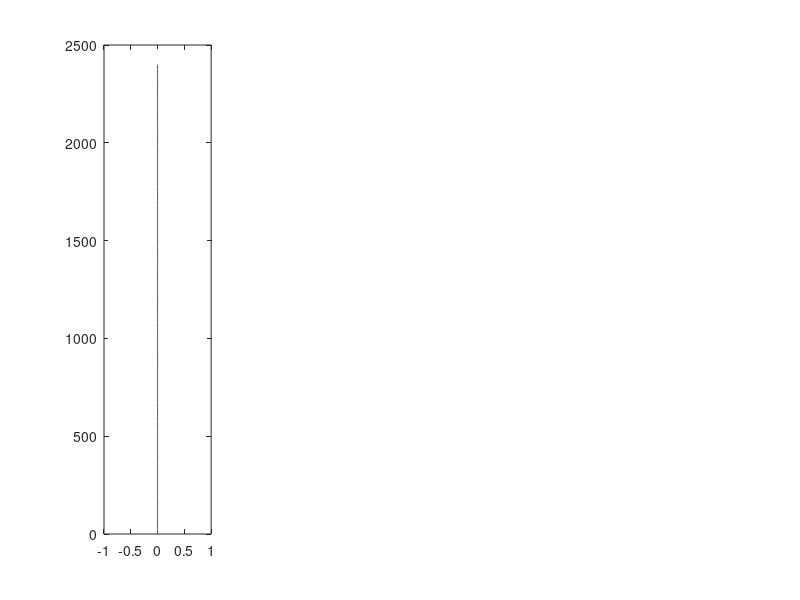

This chart was generated by the following MATLAB code: (Note: this script raises an error after producing the figure.)
% Script to solve coupled ice shell thermal and stress evolution
% This version of the code is meant to reproduce Nimmo (2004) - Volume
% change effect. The basic idea is that the ice shell begins as 2.4 km
% thick and with a temperature evolution given by the stefan solution.
% I was basically unable to reproduce Nimmo's results
%
%
% Max Rudolph, March 19, 2020
clear;
close all;

% Numerical parameters
nr = 101; % number of grid points
relaxation_parameter=.05; % used in nonlinear loop.
maxiter=300;
% Define physical constants and parameters
% Physical constants
seconds_in_year = 3.1558e7;
R=8.314e-3;     % in kJ/mol/K
% Boundary conditions and internal heating
H=0; % internal heating rate.
Tb=270;
Ts=100;
Ro = 1500*1000;             % outer radius of ice shell (m)
initial_thickness = 2400;
Ri = Ro-initial_thickness;         % inner radius of ice shell (m)
Rc = 1.60e5;             % core radius (m)
% Elastic and Viscous properties
E = 5e9;        % shear modulus of ice (Pa)
nu = 0.3;      % Poisson ratio of ice (-)
beta_w = 4e-10; % Compressibility of water (1/Pa)
alpha_l = 1e-4*0; % coefficient of linear thermal expansion ( alpha_v/3 ) (1/K)
rho_i=900;      % density of ice (kg/m^3)
rho_w=1000;     % density of water (kg/m^3)
Q=40;           % activation energy, kJ/mol, Nimmo 2004 (kJ/mol)
mub=1e15;       % basal viscosity (Pa-s)
mu = @(T) mub*exp(Q*(Tb-T)/R/Tb./T); % function to evaluate viscosity in Pa-s given T
% Thermal properties
Cp = 2100; %heat capacity of ice J/kg/K
Lf = 334*1000; % latent heat of fusion (J/kg)
kappa = 1e-6;% m/s/s
k=kappa*rho_i*Cp;

% Benchmark-specific things
% temperature solution
lam1 = 0.65;
cooling_age = @(zm) (zm/2/lam1)^2/kappa;
initial_cooling_age = cooling_age(initial_thickness);
zm = @(t) 2*lam1*sqrt(kappa*t);
dTdt = @(z,t) -(Tb-Ts)/erf(lam1)*exp(-z.^2/4/kappa/t).*z/(2*sqrt(pi*kappa*t^3));
stefan_T = @(z,t)  erf( (z)/2./sqrt(kappa*t) )/erf(lam1)*(Tb-Ts)+Ts

% calculate maxwell time at 100, 270
fprintf('Maxwell time at surface, base %.2e %.2e\n',mu(100)/E,mu(Tb)/E);
fprintf('Thermal diffusion timescale %.2e\n',(4e4)^2/kappa);
% set end time and grid resolution
t_end = 90e6*seconds_in_year;
% dt = 1e4*seconds_in_year; % time step in seconds
dtmax = 1e4*seconds_in_year;
dtmin = seconds_in_year;
% dt1 = 3600; % size of first timestep
% times = logspace(log10(dt1),log10(t_end+dt1),1e4)-dt1;
plot_interval = t_end;
save_interval = 1e5*seconds_in_year;
save_depths = [0 1 2 3 5]*1000;
nsave = ceil(t_end/save_interval) + 1; nsave_depths = length(save_depths);
sigma_t_store = zeros(nsave_depths,nsave);

% set up the grid
grid_r = linspace(Ri,Ro,nr); % set up the grid

% initialize solution vectors (IC)
sigma_r_last = zeros(nr,1); % initial stresses
sigma_t_last = zeros(nr,1); % initial stresses
T_last = linspace(Tb,Ts,nr)';
% stefan initial condition
eta = (Ro-grid_r)/2/sqrt(kappa*initial_cooling_age);
theta = erf(eta)/erf(lam1);
T_last(:) = theta*(Tb-Ts)+Ts;
% initialize with a stefan solution corresponding to initial thickness
er_last = zeros(nr,1); % strains
et_last = zeros(nr,1);
ur_last = zeros(nr,1);      % displacement
z_last = 0; % total amount of thickening
Pex_last = 0; %initial overpressure

% Set up plot
hf2=figure();

plot_times = [0.0 0.8 1.6 3.2 6.4 12 24 46 90]*1e6*seconds_in_year; iplot=2;
hf=figure(2);
subplot(1,4,1); % sigma_r and sigma_t
h=plot(sigma_r_last,Ro-grid_r); hold on;
plot(sigma_r_last,Ro-grid_r,'--','Color',h.Color);
% h=legend('\sigma_r','\sigma_t','Interpreter','tex'); h.AutoUpdate=false;
title('Stress (Pa)','Interpreter','tex');
ylabel('r (m)');
set(gca,'YDir','reverse');
subplot(1,4,2); % e_r and e_t
h=plot( sigma_r_last,Ro-grid_r); hold on;
plot( sigma_r_last,Ro-grid_r,'--','Color',h.Color); hold on;
% h=legend('r','t'); h.AutoUpdate=false;
title('Strain (-)','Interpreter','tex');
set(gca,'YDir','reverse');
subplot(1,4,3); % temperature
plot(T_last,Ro-grid_r); hold on; title('T (K)','Interpreter','tex'); set(gca,'YDir','reverse');
subplot(1,4,4); % radial displacement (u)
plot(ur_last,Ro-grid_r); hold on; title('u_r');
set(gca,'YDir','reverse');
last_plot_time = 0;

fig1a.h = figure(); % Nimmo's Figure 1a
subplot(2,1,1);
[ax,h1,h2]=plotyy((Ro-grid_r)/1e3,sigma_t_last/1e6,(Ro-grid_r)/1e3,T_last);
h1.DisplayName = '0.0';
fig1a.ax = ax;
axis(ax(1));
h2.Color = h1.Color;
h2.LineStyle = '--';
hold(ax(1)); hold(ax(2));
set(ax,'Xlim',[0 20]);
set(ax(1),'YLim',[-5 40]);
set(ax(1),'YTick',[-5:5:40]);
set(ax(2),'YTick',[100:20:180]);
set(ax(1),'YTickLabelMode','auto');
ylabel(ax(1),'Tangential Stress (MPa)');
xlabel(ax(1),'Depth (km)');
ylabel(ax(2),'Temperature (K)');
set(ax(2),'YLim',[100 180]);

time=0; itime=1;
% save initial state
isave = 1;
sigma_t_store(:,isave) = interp1(Ro-grid_r,sigma_t_last,save_depths);
time_store(isave) = time;
last_store = time; isave = isave+1;


while time < t_end
    % In each timestep, we do the following
    % 1. Calculate the amount of basal freeze-on and advance the mesh
    % 2. Solve the heat equation using an implicit method
    % 3. Solve for sigma_r
    % 4. Calculate sigma_t
    % 5. Calculate the radial displacements u(r)
    
    % 1. form discrete operators and solve the heat equation
    %     L = zeros(nr,nr);
    %     R = zeros(nr,1);
    %     for i=1:nr
    %         r = grid_r(i);
    %         if i==1
    %             drm = grid_r(i+1)-grid_r(i);
    %         else
    %             drm = grid_r(i)-grid_r(i-1);
    %         end
    %         if i==nr
    %             drp = drm;
    %         else
    %             drp = grid_r(i+1)-grid_r(i);
    %         end
    %         rA = r + drp/2;
    %         rB = r - drm/2;
    %         kA = k;% thermal conductivities
    %         kB = k;
    %         dr = rA-rB;
    %         coef_plus = -kA*rA^2/r^2/drp/dr;
    %         coef_center = rho_i*Cp/dt + kA*rA^2/r^2/drp/dr + kB*rB^2/r^2/drm/dr;
    %         coef_minus = -kB*rB^2/r^2/drm/dr;
    %         R(i) = rho_i*Cp/dt*T_last(i) + H;
    %         L(i,i) =  coef_center;
    %         if( i==1 )
    %             L(i,i+1) = coef_plus-coef_minus;
    %             R(i) = R(i) - 2*Tb*coef_minus;
    %         elseif i==nr
    %             L(i,i-1) = coef_minus-coef_plus;
    %             R(i) = R(i) - 2*Ts*coef_plus;
    %         else
    %             L(i,i-1) = coef_minus;
    %             L(i,i+1) = coef_plus;
    %         end
    %     end
    %     T = L\R;
    
    % 2. Calculate thickening
    % basal heat flux
    %     qb = -k*(T(2)-T(1))/(grid_r(2)-grid_r(1)); % W/m^2
    % thickening would be dx/dt = qb/(L*rho_i)
    %     delta_rb = dt*qb/Lf/rho_i;
    %     z = z_last + delta_rb;
    
    % calculate the timestep
    delta = Inf;
    dt=dtmax*2;
    while abs(delta) > (grid_r(2)-grid_r(1))/2 && dt >= dtmin
        dt = dt/2;
        new_thickness = zm(initial_cooling_age+time+dt);
        delta = new_thickness - (Ro-grid_r(1));
    end
    fprintf('Timestep %e elapsed time %e\n',dt,time+dt);
    z=new_thickness-initial_thickness;
    delta_rb = new_thickness-initial_thickness;
    f = (1-2*initial_thickness/Ro);
    delta_rho = (rho_w-rho_i);
    surface_uplift = (delta_rb)*(delta_rho)/rho_w*f/(1+(f*(delta_rho)/rho_w));
    
    % calculate new ocean pressure (Manga and Wang 2007, equation 5)
    %     Pex_pred = 3*Ri^2/beta_w/(Ri^3-Rc^3)*(z*(rho_w-rho_i)/rho_w-ur_last(1));% ur_last because we don't yet know the uplift
    Pex_pred = surface_uplift*E/(1-nu)*2/Ro^2*(new_thickness/4); % last term assumes elastic thickness ~1/4 total thickness
    % re-mesh onto new grid
    new_grid_r = linspace(Ri-delta_rb,Ro,nr);
    [T_last,sigma_r_last,sigma_t_last,er_last,et_last] = interpolate_solution(new_grid_r,grid_r,T_last,sigma_r_last,sigma_t_last,er_last,et_last,Tb);
    grid_r = new_grid_r; % end interpolation step
    
    % calculate d/dr(Tdot)
    %     Tdot = (T-T_last)/dt;
%     Tdot = zeros(size(T_last));
%     Tdot(:) = dTdt(Ro-new_grid_r,initial_cooling_age+time+dt);
%     T = T_last + Tdot*dt;
    T = stefan_T( Ro-new_grid_r',initial_cooling_age+time+dt);
    Tdot = (T-T_last)/dt;
    
    dTdotdr = zeros(nr,1);
    for i=2:nr-1
        dTdotdr(i) = (Tdot(i+1)-Tdot(i))/(grid_r(i+1)-grid_r(i));
    end
    dTdotdr(1) = (Tdot(2)-Tdot(1))/(grid_r(i+1)-grid_r(i));
    dTdotdr(nr) = (Tdot(nr)-Tdot(nr-1))/(grid_r(nr)-grid_r(nr-1));
    
    % 3. Nonlinear loop over pressure.
    % because the ocean pressure depends on the uplift, we make a guess
    % (above). Using this guess, we calculate stresses, strains, and
    % displacements. Then we re-calculate the pressure using the new value
    % of radial displacement. We continue until the pressure used in the
    % calculations has converged to the pressure consistent with the
    % calculated displacement;
    for iter=1:maxiter
        if iter>1
            %             Pex = Pex + 0.01*(Pex_post-Pex);
            durdP = (1-nu)/E*Ro^2/2*1/new_thickness;
            dP = (surface_uplift-ur(end))/durdP;
            Pex = Pex + 0.1*dP;
            
        else
            Pex = Pex_last;
        end
        % 3a. Assemble and solve equations for radial stress
        % calculate viscosity at each node (needed by solver)
        mu_node = zeros(nr,1);
        for i=1:nr
            mu_node(i) = mu(T(i));
        end
        [sigma_r,sigma_t,sigma_rD,sigma_tD] = solve_stress_viscoelastic_shell(grid_r,mu_node,sigma_r_last,alpha_l*dTdotdr,-Pex,E,nu,dt);
        
        dT = T-T_last;
        
        dsigma_t = sigma_t - sigma_t_last;
        dsigma_r = sigma_r - sigma_r_last;
        
        de_t = 1/E*(dsigma_t-nu*(dsigma_t+dsigma_r))+alpha_l*dT + dt/2*(sigma_tD./mu_node); % change in tangential strain
        de_r = 1/E*(dsigma_r-2*nu*dsigma_t)         +alpha_l*dT + dt/2*(sigma_rD./mu_node); % HS91 equations A5-6
        er = er_last + de_r;
        et = et_last + de_t;
        ur = grid_r'.*et; %radial displacement
        % re-calculate excess pressure using new uplift
        % Pex_post = 3*Ri^2/beta_w/(Ri^3-Rc^3)*(z*(rho_w-rho_i)/rho_w-ur(1));% ur_last because we don't yet know the uplift
%         fprintf('end of nonlinear loop. actual uplift %.2e desired uplift %.2e\n',ur(end),surface_uplift);
        
        
        % check for convergence
        if abs( ur(end)-surface_uplift )/abs(surface_uplift) < 1e-6
            fprintf('time %.2e: converged in %d iterations. actual uplift %.2e desired uplift %.2e\n',time/seconds_in_year,iter,ur(end),surface_uplift);
            break;
        elseif iter==maxiter
            error('Nonlinear loop failed to converge');
        end
    end%end nonlinear loop
    
    % 6. advance to next time step and plot (if needed)
    sigma_r_last = sigma_r;
    sigma_t_last = sigma_t;
    T_last = T;
    er_last = er;
    et_last = et;
    z_last = z;
    Pex_last = Pex;
    
    time = time + dt;
    
    if (time >= plot_times(iplot) || time >= t_end)
        iplot = iplot+1;
        
        figure(hf);
        subplot(1,4,1);
        h=plot(sigma_r,Ro-grid_r);
        plot(sigma_t,Ro-grid_r,'--','Color',h.Color);
        subplot(1,4,2);
        h=plot(er,Ro-grid_r);
        plot(et,Ro-grid_r,'--','Color',h.Color);
        subplot(1,4,3);
        plot(T,Ro-grid_r);
        subplot(1,4,4);
        plot(ur,Ro-grid_r);
        
        
        figure(hf2);
        plot(ur(end),sigma_t(end),'.'); hold on;
        
        figure(fig1a.h); % Nimmo's Figure 1a
%         str1 = sprintf('%.1f',plot_times(iplot)/seconds_in_year/1e6);
        h=plot(fig1a.ax(1),(Ro-grid_r)/1e3,sigma_t_last/1e6);
%         fig1a.lh(end+1) = h;
        plot(fig1a.ax(2),(Ro-grid_r)/1e3,T_last,'--','Color',h.Color);
        
        
        last_plot_time = time;
        drawnow();
    end
    if (time-last_store >= save_interval || time >= t_end)
        sigma_t_store(:,isave) = interp1(Ro-grid_r,sigma_t_last,save_depths);
        time_store(isave) = time;
        last_store = time; isave = isave+1;
    end
    
    
end
%% add legends
for i=1:length(plot_times)
    labels{i} = sprintf('%.1f',plot_times(i)/seconds_in_year/1e6);
end
figure( fig1a.h );
axis(fig1a.ax(1));
legend(labels,'Location','southeast');


%% Nimmo's figure 1b
figure(fig1a.h);
labels = {};
for i=1:length(save_depths)
    labels{i} = sprintf('%.1f km',save_depths(i)/1000);
end
subplot(2,1,2);
plot(time_store(1:isave-1)/seconds_in_year/1e6,sigma_t_store(:,1:isave-1)/1e6);
legend(labels,'Location','southeast');
xlabel('Time (Myr)');
ylabel('Tangential Stress (MPa)');
set(gcf,'Color','w');
h=gcf;
h.Position(3:4) = [390 580];
saveas(gcf,'Nimmo_Figure2.eps','psc2')


